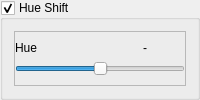
        <widget class="QGroupBox" name="coreGroupBox3_3">
         <property name="title">
          <string>Hue Shift</string>
         </property>
         <property name="checkable">
          <bool>true</bool>
         </property>
         <layout class="QVBoxLayout" name="verticalLayout_18">
          <item>
           <widget class="QFrame" name="detailsFrame_2">
            <property name="frameShape">
             <enum>QFrame::StyledPanel</enum>
            </property>
            <property name="frameShadow">
             <enum>QFrame::Raised</enum>
            </property>
            <layout class="QVBoxLayout" name="verticalLayout_19">
             <property name="leftMargin">
              <number>0</number>
             </property>
             <property name="topMargin">
              <number>0</number>
             </property>
             <property name="rightMargin">
              <number>0</number>
             </property>
             <property name="bottomMargin">
              <number>0</number>
             </property>
             <item>
              <layout class="QVBoxLayout" name="hueVerticalLayout_3">
               <item>
                <layout class="QHBoxLayout" name="horizontalLayout_12">
                 <item>
                  <widget class="QLabel" name="hsl_lb">
                   <property name="text">
                    <string>Hue</string>
                   </property>
                  </widget>
                 </item>
                 <item>
                  <widget class="QLabel" name="hsl_v_lb">
                   <property name="text">
                    <string>-</string>
                   </property>
                   <property name="alignment">
                    <set>Qt::AlignRight|Qt::AlignTrailing|Qt::AlignVCenter</set>
                   </property>
                  </widget>
                 </item>
                 <item>
                  <widget class="QPushButton" name="hsl_pb">
                   <property name="sizePolicy">
                    <sizepolicy hsizetype="Maximum" vsizetype="Fixed">
                     <horstretch>0</horstretch>
                     <verstretch>0</verstretch>
                    </sizepolicy>
                   </property>
                   <property name="styleSheet">
                    <string notr="true">border:none; background:transparent;</string>
                   </property>
                   <property name="text">
                    <string/>
                   </property>
                   <property name="icon">
                    <iconset resource="icons.qrc">
                     <normaloff>:/icons/arrow-go-back-line.png</normaloff>:/icons/arrow-go-back-line.png</iconset>
                   </property>
                  </widget>
                 </item>
                </layout>
               </item>
               <item>
                <widget class="coreSlider" name="hslider">
                 <property name="minimum">
                  <number>-100</number>
                 </property>
                 <property name="orientation">
                  <enum>Qt::Horizontal</enum>
                 </property>
                </widget>
               </item>
              </layout>
             </item>
            </layout>
           </widget>
          </item>
         </layout>
        </widget>
